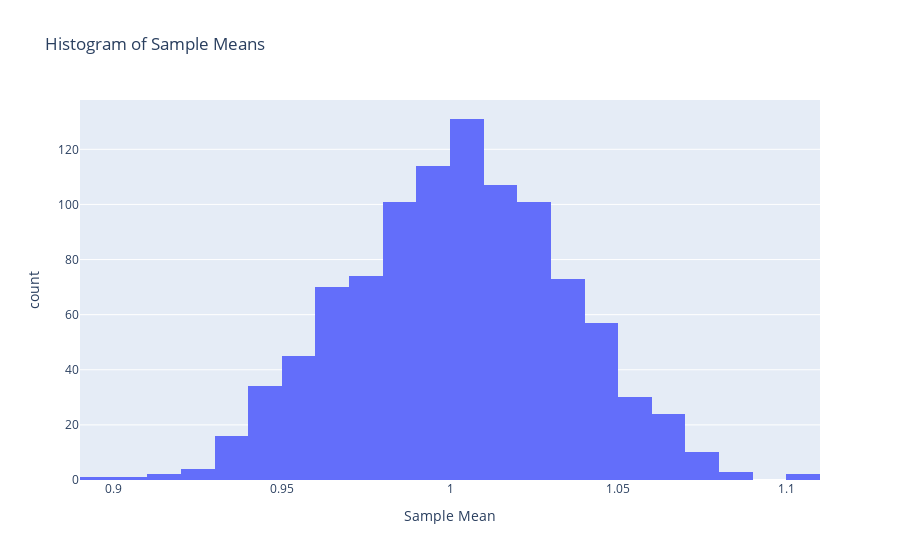

Notebook cell for this chart:
### Markdown cell above
<details class="details-example"><summary style="color:blue"><u>Introduction</u></summary>

### Introduction

A reasonable characterization of STA130 Homework is that it simply defines a weekly reading comprehension assignment. 
Indeed, STA130 Homework essentially boils down to completing various understanding confirmation exercises oriented around coding and writing tasks.
However, rather than reading a textbook, STA130 Homework is based on ChatBots so students can interactively follow up to clarify questions or confusion that they may still have regarding learning objective assignments.

> Communication is a fundamental skill underlying statistics and data science, so STA130 Homework based on ChatBots helps practice effective two-way communication as part of a "realistic" dialogue activity supporting underlying conceptual understanding building. 

It will likely become increasingly tempting to rely on ChatBots to "do the work for you". But when you find yourself frustrated with a ChatBots inability to give you the results you're looking for, this is a "hint" that you've become overreliant on the ChatBots. Your objective should not be to have ChatBots "do the work for you", but to use ChatBots to help you build your understanding so you can efficiently leverage ChatBots (and other resources) to help you work more efficiently.<br><br>

</details>

<details class="details-example"><summary style="color:blue"><u>Instructions</u></summary>

### Instructions

1. Code and write all your answers (for both the "Prelecture" and "Postlecture" HW) in a python notebook (in code and markdown cells) 
    
> It is *suggested but not mandatory* that you complete the "Prelecture" HW prior to the Monday LEC since (a) all HW is due at the same time; but, (b) completing some of the HW early will mean better readiness for LEC and less of a "procrastentation cruch" towards the end of the week...
    
2. Paste summaries of your ChatBot sessions (including link(s) to chat log histories if you're using ChatGPT) within your notebook
    
> Create summaries of your ChatBot sessions by using concluding prompts such as "Please provide a summary of our exchanges here so I can submit them as a record of our interactions as part of a homework assignment" or, "Please provide me with the final working verson of the code that we created together"
    
3. Save your python jupyter notebook in your own account and "repo" on [github.com](github.com) and submit a link to that notebook though Quercus for assignment marking<br><br>

</details>

<details class="details-example"><summary style="color:blue"><u>Prompt Engineering?</u></summary>

### Prompt Engineering? 

The questions (as copy-pasted prompts) are designed to initialize appropriate ChatBot conversations which can be explored in the manner of an interactive and dynamic textbook; but, it is nonetheless **strongly recommendated** that your rephrase the questions in a way that you find natural to ensure a clear understanding of the question. Given sensible prompts the represent a question well, the two primary challenges observed to arise from ChatBots are 

1. conversations going beyond the intended scope of the material addressed by the question; and, 
2. unrecoverable confusion as a result of sequential layers logial inquiry that cannot be resolved. 

In the case of the former (1), adding constraints specifying the limits of considerations of interest tends to be helpful; whereas, the latter (2) is often the result of initial prompting that leads to poor developments in navigating the material, which are likely just best resolve by a "hard reset" with a new initial approach to prompting.  Indeed, this is exactly the behavior [hardcoded into copilot](https://answers.microsoft.com/en-us/bing/forum/all/is-this-even-normal/0b6dcab3-7d6c-4373-8efe-d74158af3c00)...

</details>

### Code cell
import plotly.express as px

number_of_simulations = 1000
n = 100 # sample size
normal_distribution_sample_means = np.zeros(number_of_simulations)

for i in range(number_of_simulations):
    normal_distribution_sample_means[i] = normal_distribution_object.rvs(size=n).mean()

df = pd.DataFrame({'Sample Mean': normal_distribution_sample_means})
fig = px.histogram(df, x='Sample Mean', nbins=30, title='Histogram of Sample Means', 
                   labels={'Sample Mean': 'Sample Mean', 'count': 'Frequency'})
fig.show()

### Figure 1 — Plotly figure (JSON) as saved in the notebook; plotly's stock layout.template omitted (floating-point values rounded to 4 significant figures; data arrays with more than 128 entries replaced by an {"elided": "..."} marker saying what was removed)
{"data": [{"alignmentgroup": "True", "bingroup": "x", "hovertemplate": "Sample Mean=%{x}<br>count=%{y}<extra></extra>", "legendgroup": "", "marker": {"color": "#636efa", "pattern": {"shape": ""}}, "name": "", "nbinsx": 30, "offsetgroup": "", "orientation": "v", "showlegend": false, "type": "histogram", "x": {"elided": "1000 float values"}, "xaxis": "x", "yaxis": "y"}], "layout": {"barmode": "relative", "legend": {"tracegroupgap": 0}, "title": {"text": "Histogram of Sample Means"}, "xaxis": {"anchor": "y", "domain": [0, 1], "title": {"text": "Sample Mean"}}, "yaxis": {"anchor": "x", "domain": [0, 1], "title": {"text": "count"}}}}
